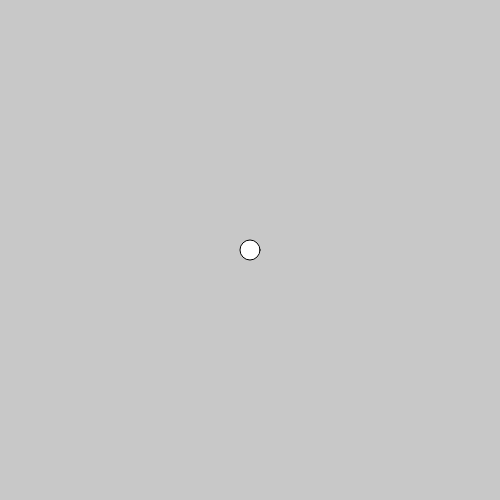
Frame 1 (no input)
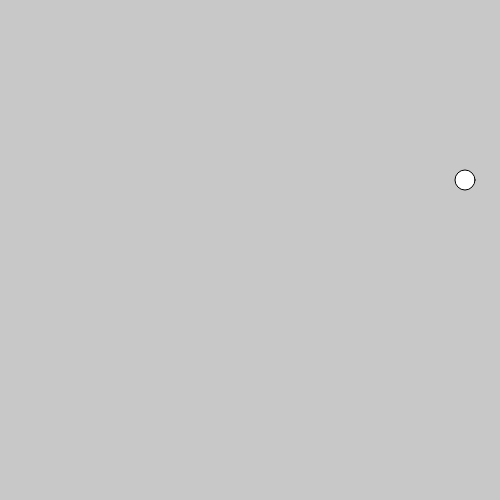
Frame 60 (no input)
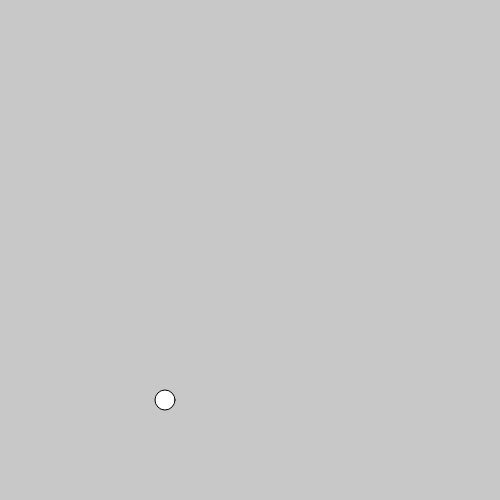
Frame 120 (the mouse pressed at the canvas centre since frame 60)

The p5.js sketch that drew these frames (run headless with seeded random() and noise() and a simulated clock; from frame 60 on, the mouse is pressed at the canvas centre):

// p5.js sketch
// ── sketch.js
var circleY;
var circleX;

var circleXSpeed;
var circleYSpeed;

function setup () {
  createCanvas(500, 500);
  circleY = 250;
  circleX = 250;
  circleXSpeed = 5;
  circleYSpeed = 10;
}

function draw() {
  background (200);
  ellipse (circleX, circleY, 20, 20);

  // circleY = circleY + 1;
  circleY = circleY + circleYSpeed;
  circleX = circleX + circleXSpeed;

  if (circleX < 0 || circleX > width ) {
    circleXSpeed = circleXSpeed * -1;
  }
  
  if (circleY < 0 || circleY > height ) {
    circleYSpeed = circleYSpeed * -1;
  }

}
